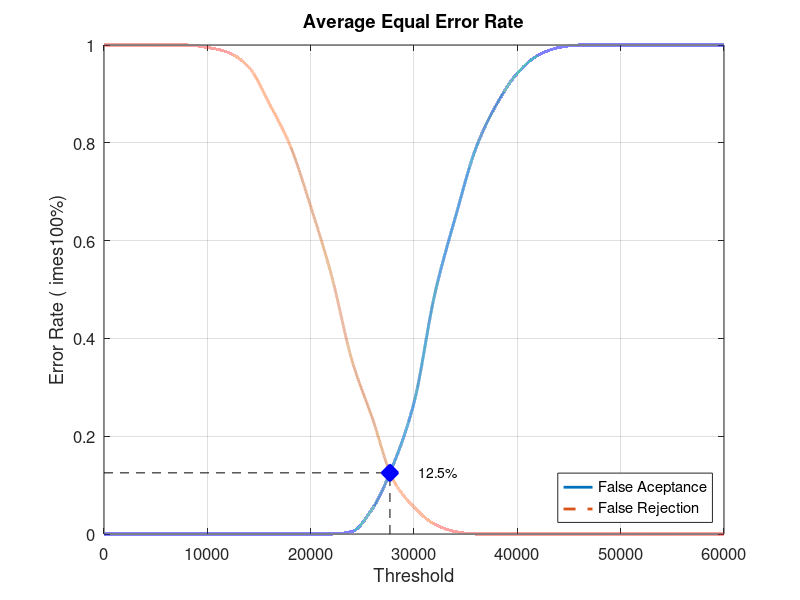
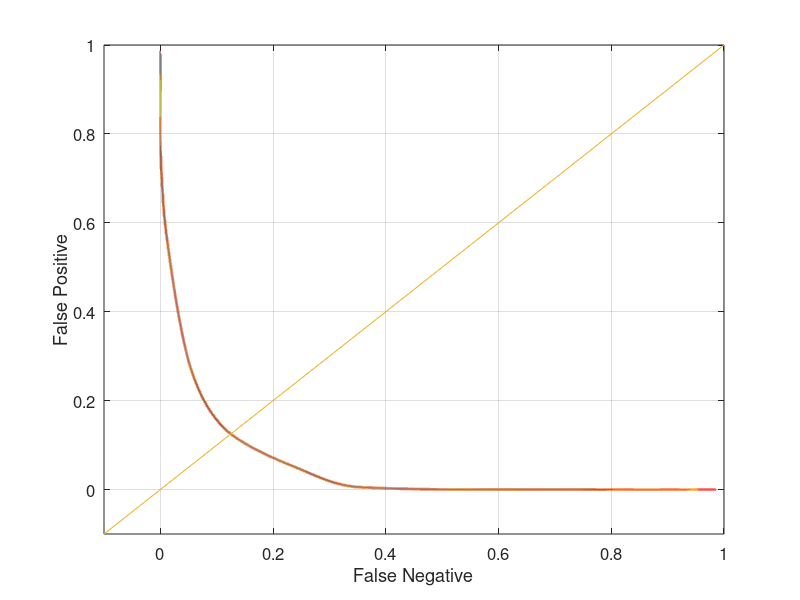

The MATLAB source for these figures, in order:
close all;
clear;
clc;
x = 0:2000:60000;
xq = 0:0.5:60000;

y0 = [0 0 0 0 0 0 0 0 0 0 0 0 0.00526316 0.0526316 0.142105 0.268421 0.489474 0.647368 0.789474 0.878947 0.942105 0.978947 0.994737 1 1 1 1 1 1 1 1]
yy0 = interp1(x, y0, xq, 'pchip');
y1 = [1 1 1 1 1 0.995 0.985 0.955 0.88 0.795 0.67 0.53 0.355 0.235 0.11 0.055 0.02 0.005 0 0 0 0 0 0 0 0 0 0 0 0 0]
yy1 = interp1(x, y1, xq, 'pchip');

% Calculating EER: 
y2 = abs(y0 - y1);
find(y2 == min(y2))
yy2 = abs(yy0 - yy1);
xEER = find(yy2 == min(yy2));
xEERIndex = xq(xEER) % X-axis EER
yEER = yy0(xEER) % Y-axis EER

main = figure
plot(xq, yy0,'-','LineWidth', 2);	hold on
plot(xq, yy1,'--','LineWidth', 2);	hold on
plot([xEERIndex xEERIndex], [0 yEER], 'k--');	hold on
plot([0 xEERIndex], [yEER yEER], 'k--');	hold on
plot(xEERIndex, yEER, 'bx', 'LineWidth', 10);	hold on
text(xEERIndex + 10 * xEERIndex / 100, yEER, [num2str(round((10000 * yEER)) / 100) '%'])
legend('False Aceptance', 'False Rejection', 'Location', 'SouthEast')
xlabel('Threshold')
ylabel('Error Rate (	imes100%)')
title('Average Equal Error Rate')
set(gca, 'FontSize', 12)
axis([0 60000 0 1])
grid on

print(main, 'Database5_4Main', '-dpng');
FNRxFPR = figure('Color', [1 1 1]);
plot(yy1, yy0, '-', yy1, yy0, 'LineWidth', 2);
hold on
y = -0.1:0.1:1
plot(y, y); 
set(gca, 'FontSize', 12)
xlabel('False Negative')
ylabel('False Positive')
axis([-0.1 1 -0.1 1])
set(gca, 'FontSize', 12)
grid on

print(FNRxFPR, 'Database5_4FNRxFPR','-dpng');
